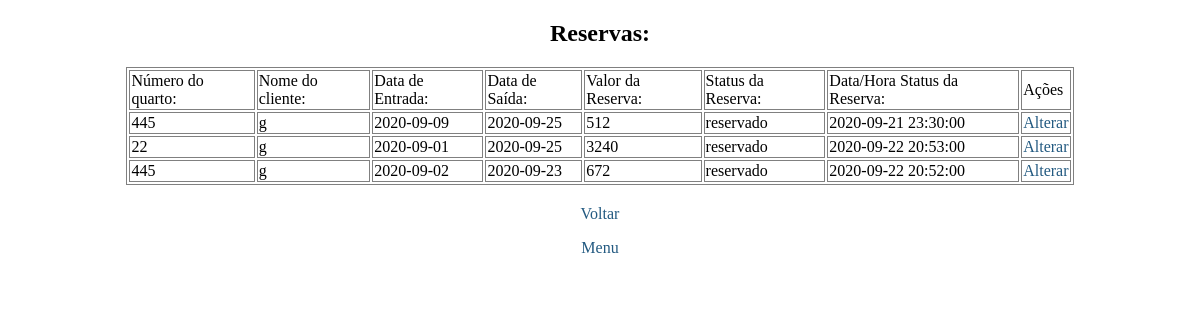
Screenshot of /listaReserva.php with the database file from the repository.
### tables this page shows
CREATE TABLE `reservas` (
  `id` int(11) NOT NULL,
  `id_quarto` int(11) NOT NULL,
  `id_cliente` int(11) NOT NULL,
  `dataEntrada` date NOT NULL,
  `dataSaida` date NOT NULL,
  `valorReserva` int(11) NOT NULL,
  `statusReserva` varchar(20) NOT NULL,
  `dataHoraStatus` datetime NOT NULL
);

CREATE TABLE `quartos` (
  `id` int(11) NOT NULL,
  `numPorta` varchar(20) NOT NULL,
  `tipoQuarto` varchar(20) NOT NULL,
  `valorDiaria` int(10) NOT NULL,
  `status` varchar(20) NOT NULL,
  `reg_datahora` datetime NOT NULL,
  `alt_datahora` datetime NOT NULL
);

CREATE TABLE `clientes` (
  `id` int(11) NOT NULL,
  `nome` varchar(40) NOT NULL,
  `documento` varchar(30) NOT NULL,
  `nascimento` date NOT NULL,
  `cidade` varchar(20) NOT NULL,
  `estado` varchar(20) NOT NULL
);

### listaReserva.php (the view, shortened to what this page needs)
<?php
    require_once('conexao.php');
?>
<!DOCTYPE html>
    <html lang="pt-br">
    <head>
	    <link rel="stylesheet" href="css/listaStyle.css">
    </head>
    <body>
        <h2>Reservas:</h2>
	    <table>
		    <tr>
                <td><label for="numPorta">Número do quarto:</label></td>
                <td><label for="nome">Nome do cliente:</label></td>
                <td><label for="dataEntrada">Data de Entrada:</label></td>
                <td><label for="dataSaida">Data de Saída:</label></td>
                <td><label for="valorReserva">Valor da Reserva:</label></td>
                <td><label for="statusReserva">Status da Reserva:</label></td>
                <td><label for="dataHoraStatus">Data/Hora Status da Reserva:</label></td>
                <td><label for="acoes">Ações</label></td>
		    </tr>
            <?php
                $sql = "select r.*, q.numPorta, c.nome from reservas as r left join quartos as q on r.id_quarto = q.id left join clientes as c on r.id_cliente = c.id";
                $resultado = mysqli_query($conexao, $sql);
                while ($dados = mysqli_fetch_array($resultado)) {
                    echo '<tr><td>' . $dados['numPorta'] . '</td>
                        <td>' . $dados['nome'] . '</td>
                        <td>' . $dados['dataEntrada'] . '</td>
                            <td>' . $dados['dataSaida'] . '</td>
                            <td>' . $dados['valorReserva'] . '</td>
                            <td>' . $dados['statusReserva'] . '</td>
                            <td>' . $dados['dataHoraStatus'] . '</td>
                        <td>
                            <a href="formReserva.php?id='. $dados['id'] .'">Alterar</a>
                        </td></tr>';
                }
            ?>
        </table>
        <p> <a href="formReserva.php">Voltar</a></p>
        <p> <a href="index.php">Menu</a></p>
    </body>
</html>

### css/listaStyle.css (style rules this page uses)
h2 { text-align: center; }
table { border: 1px solid gray; width: 80%; margin: 20px auto; }
td { border: 1px solid gray; border-collapse: collapse; }
p { text-align: center; }
a { text-decoration: none; color: #235a81; }

### rows the page displays
reservas: id_quarto.numPorta "445", id_cliente.nome "g", dataEntrada "2020-09-09", dataSaida "2020-09-25", valorReserva "512", statusReserva "reservado", dataHoraStatus "2020-09-21 23:30:00"
reservas: id_quarto.numPorta "22", id_cliente.nome "g", dataEntrada "2020-09-01", dataSaida "2020-09-25", valorReserva "3240", statusReserva "reservado", dataHoraStatus "2020-09-22 20:53:00"
reservas: id_quarto.numPorta "445", id_cliente.nome "g", dataEntrada "2020-09-02", dataSaida "2020-09-23", valorReserva "672", statusReserva "reservado", dataHoraStatus "2020-09-22 20:52:00"
